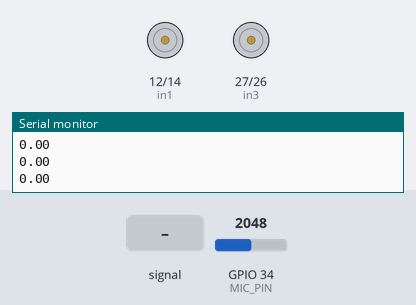
Simulated run of this sketch. Board: ESP32. Shown: motor-driver pin pairs drawn as motors (green arrow = first pin HIGH = forward, orange = second pin HIGH = backward, longer = more drive, scaled by the enable pin), the last lines printed to the serial monitor. Inputs (shaded band) come from the test bench; at power-on: GPIO 34 (MIC_PIN) = 2048.

Above: at 1.2 s.
1.3 s: GPIO 34 (MIC_PIN) fed a 1000 Hz sine of ±1023 counts around its level
At 3.2 s:
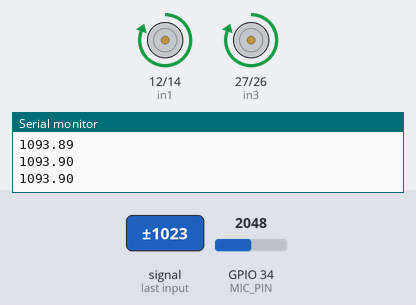
Timing chart, 0 to 4.7 s (numbered marks = the images above; inputs shaded):
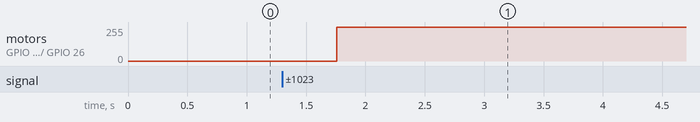

Measured:
- after the input at 1.3 s, motor on GPIO 12 (in1) / GPIO 14 (in2), motor on GPIO 27 (in3) / GPIO 26 (in4): stopped → forward 255/255 after 0.46 s

The sketch:

FFT_and_Motor_Code.ino
```cpp
// Libraries
#include "arduinoFFT.h"

// Constants
#define SAMPLES 256            // Sampling constant should be a power of 2
#define SAMPLING_FREQUENCY 8000  // Hz , should be double desired frequency
#define SAMPLES_SUMATION 10
#define MIC_PIN 34
#define ena 13   //5
#define in1 12   //6
#define in2 14   //7
#define in3 27   //8
#define in4 26   //9
#define enb 25   //10

// Motor A is Left
// Motor B is Right

// Classes
arduinoFFT FFT = arduinoFFT();

// Global Variables
unsigned int sampling_period_us;
unsigned int forwardSamples;
unsigned int rightSamples;
unsigned int leftSamples;
unsigned long microseconds;

double vReal[SAMPLES];
double vImag[SAMPLES];

// Setup
void setup() {
    Serial.begin(115200);
    // FFT
    sampling_period_us = round(1000000*(1.0/SAMPLING_FREQUENCY));

    // Pin Modes
    pinMode(ena, OUTPUT);
    pinMode(in1, OUTPUT);
    pinMode(in2, OUTPUT);
    pinMode(enb, OUTPUT);
    pinMode(in3, OUTPUT);
    pinMode(in4, OUTPUT);

    // Variables
    forwardSamples = 0;
    leftSamples = 0;
}

// Loop
void loop() {

    // Sampling
    for(int i=0; i<SAMPLES; i++)
    {
        microseconds = micros();    //Overflows after around 70 minutes!

        vReal[i] = analogRead(MIC_PIN);
        vImag[i] = 0;

        while(micros() < (microseconds + sampling_period_us)){
        }
    }

    // FFT
    FFT.Windowing(vReal, SAMPLES, FFT_WIN_TYP_HAMMING, FFT_FORWARD);
    FFT.Compute(vReal, vImag, SAMPLES, FFT_FORWARD);
    FFT.ComplexToMagnitude(vReal, vImag, SAMPLES);
    double peak = FFT.MajorPeak(vReal, SAMPLES, SAMPLING_FREQUENCY);

    // Print the FFT Results
    Serial.println(peak);     // Prints out the most dominant frequency

    // Move Forward Sample
    if ((peak >= 950) and (peak <= 1100)) {
      forwardSamples++;
    // Move Right Sample
    } else if ((peak >= 1275) and (peak <= 1375))
    {
      rightSamples++;
    // Move Left Sample
    } else if ((peak >= 1475) and (peak <= 1575))
    {
      leftSamples++;
    }

    // Move Forward (H-Bridge)
    if (forwardSamples == SAMPLES_SUMATION){
      // Motor A Clockwise Max Speed
      digitalWrite(in1,HIGH);
      digitalWrite(in2,LOW);
      analogWrite(ena, 255);

      // Motor B Clockwise Max Speed
      digitalWrite(in3,HIGH);
      digitalWrite(in4,LOW);
      analogWrite(enb, 255);

      forwardSamples = 0;
    }

    // Move Right (H-Bridge)
    if (rightSamples == SAMPLES_SUMATION){
      // Motor A Reverse Low Speed
      digitalWrite(in1,LOW);
      digitalWrite(in2,HIGH);
      analogWrite(ena, 100);

      // Motor B Clockwise Max Speed
      digitalWrite(in3,HIGH);
      digitalWrite(in4,LOW);
      analogWrite(enb, 255);

      rightSamples = 0;
    }

    // Move Left (H-Bridge)
   if (leftSamples == SAMPLES_SUMATION){
      // Motor A Forward Max Speed
      digitalWrite(in1,HIGH);
      digitalWrite(in2,LOW);
      analogWrite(ena, 255);

      // Motor B Reverse Low Speed
      digitalWrite(in3,LOW);
      digitalWrite(in4,HIGH);
      analogWrite(enb, 100);

      leftSamples = 0;
   }


}
```
